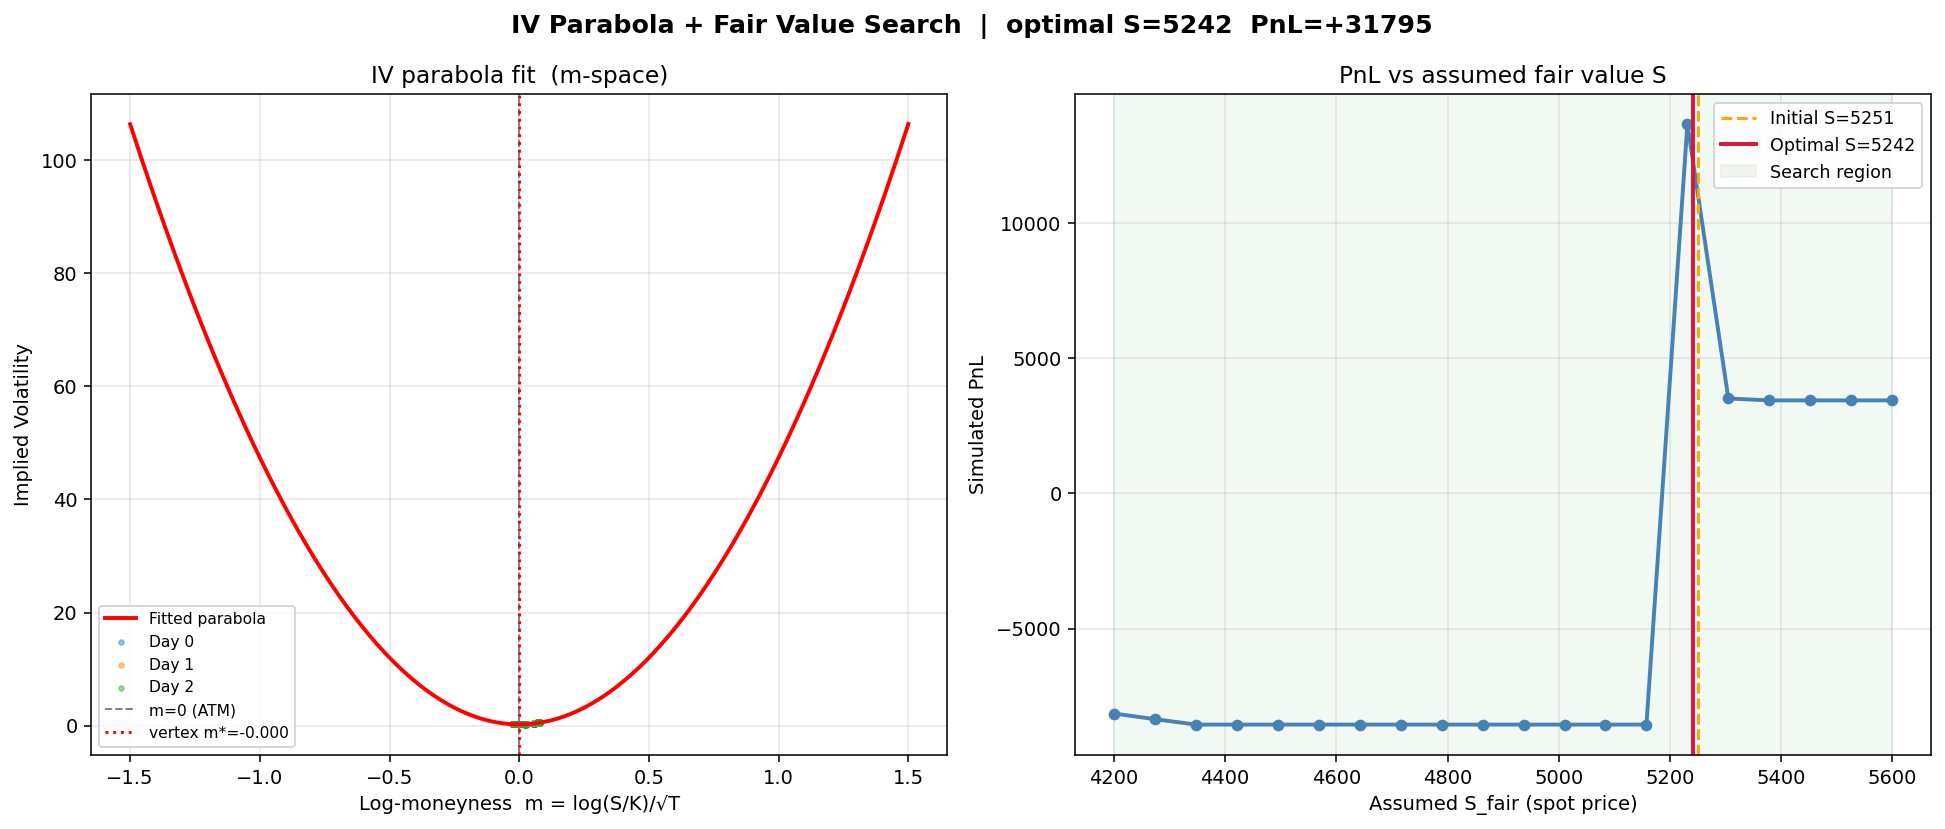

This figure's Python source:
"""
IV Fair-Value Binary Search
============================
1. Fit a parabola IV(m) = a*m^2 + b*m + c  where m = log(S/K)/sqrt(T)
   to the observed median IVs across the 3 days.
2. Backtest(S_fair): at each tick, for every active strike compute
   model_price = BS(S_fair, K, T, IV_parabola(m)); if model > ask → buy,
   if model < bid → sell; mark residual positions to mid at day-end.
   Returns total PnL.
3. Binary search S_fair in the "pipe chamber" flat region [4500, 5500]
   to maximize PnL.
"""

import os, sys
import numpy as np
import pandas as pd
import matplotlib.pyplot as plt
from scipy.stats import norm
from scipy.optimize import brentq, minimize_scalar

HERE     = os.path.dirname(os.path.abspath(__file__))
DATA_DIR = os.path.join(HERE, "..", "data", "ROUND_3")
sys.path.insert(0, os.path.join(HERE, "..", "dashboard"))

# ── Constants ─────────────────────────────────────────────────────────────────
DAYS         = [0, 1, 2]
TTE_START    = {0: 7.0, 1: 6.0, 2: 5.0}
UNDERLYING   = "VELVETFRUIT_EXTRACT"
ALL_STRIKES  = [4000, 4500, 5000, 5100, 5200, 5300, 5400, 5500, 6000, 6500]
# Near-ATM only — deep ITM (4000) and far OTM (6000, 6500) distort the smile fit
SMILE_STRIKES = [4500, 5000, 5100, 5200, 5300, 5400, 5500]
ACTIVE_STRIKES = [4500, 5000, 5100, 5200, 5300, 5400, 5500]  # traded in sim

POS_CAP    = 50     # per-strike position limit
TRADE_SIZE = 10     # units per signal
EOD_BUFFER = 50_000 # ticks before day-end to stop new positions

# ── Black-Scholes ─────────────────────────────────────────────────────────────
def bs_call(S, K, T, sigma, r=0.0):
    if T <= 1e-9 or sigma <= 1e-9 or S <= 0:
        return max(S - K, 0.0)
    T_yr = T / 252.0
    d1 = (np.log(S / K) + (r + 0.5 * sigma**2) * T_yr) / (sigma * np.sqrt(T_yr))
    d2 = d1 - sigma * np.sqrt(T_yr)
    return float(S * norm.cdf(d1) - K * np.exp(-r * T_yr) * norm.cdf(d2))

def bs_iv(C_mkt, S, K, T, r=0.0):
    intrinsic = max(S - K, 0.0)
    if C_mkt <= intrinsic + 1e-6 or T <= 1e-9 or S <= 0:
        return np.nan
    C_mkt = max(C_mkt, intrinsic + 1e-6)
    def obj(s): return bs_call(S, K, T, s, r) - C_mkt
    try:
        lo, hi = obj(1e-4), obj(10.0)
        if np.sign(lo) == np.sign(hi):
            return np.nan
        return brentq(obj, 1e-4, 10.0, xtol=1e-6, maxiter=200)
    except Exception:
        return np.nan

# ── Data loading ──────────────────────────────────────────────────────────────
def load_prices():
    frames = []
    for day in DAYS:
        df = pd.read_csv(os.path.join(DATA_DIR, f"prices_round_3_day_{day}.csv"), sep=";")
        df.columns = df.columns.str.strip()
        df["data_day"] = day
        df["TTE"] = TTE_START[day] - df["timestamp"] / 1_000_000
        frames.append(df)
    df = pd.concat(frames, ignore_index=True)
    return df[df["mid_price"] > 0].copy()

prices = load_prices()
px_vf  = prices[prices["product"] == UNDERLYING].copy()
px_vev = prices[prices["product"].str.startswith("VEV_")].copy()
px_vev["strike"] = px_vev["product"].str.replace("VEV_", "").astype(float)

# Merge nearest underlying price
vev_parts = []
for day in DAYS:
    sub_vev = px_vev[px_vev["data_day"] == day].copy()
    sub_vf  = (px_vf[px_vf["data_day"] == day][["timestamp","mid_price"]]
               .rename(columns={"mid_price":"S"}).sort_values("timestamp"))
    sub_vev = sub_vev.sort_values("timestamp")
    vev_parts.append(pd.merge_asof(sub_vev, sub_vf, on="timestamp", direction="nearest"))
px_vev_e = pd.concat(vev_parts, ignore_index=True)

print(f"Loaded {len(px_vev_e):,} option ticks across {len(DAYS)} days.")

# ── Compute IVs using the observed S ─────────────────────────────────────────
print("Computing IVs …")
sample = px_vev_e[px_vev_e["strike"].isin(SMILE_STRIKES)].iloc[::10].copy()

def compute_iv_row(r):
    return bs_iv(r["mid_price"], r["S"], r["strike"], r["TTE"])

sample["IV"] = sample.apply(compute_iv_row, axis=1)
sample["m"]  = sample.apply(
    lambda r: np.log(r["S"]/r["strike"])/np.sqrt(max(r["TTE"],0.01))
    if r["S"] > 0 and r["strike"] > 0 else np.nan, axis=1)
sample = sample[sample["IV"].notna() & (sample["IV"] < 5)].copy()

# ── Fit parabola  IV = a*m^2 + b*m + c ───────────────────────────────────────
# Fit to all days combined (single global smile)
valid = sample.dropna(subset=["m","IV"])
coeffs = np.polyfit(valid["m"], valid["IV"], 2)
a, b, c = coeffs
print(f"\nGlobal parabola  IV(m) = {a:.4f}·m² + {b:.4f}·m + {c:.4f}")
print(f"Vertex (ATM) at m* = {-b/(2*a):.4f}  (=0 means parabola centred at ATM)")

# The m-vertex corresponds to K* = S * exp(-sqrt(T) * b/(2a))
# Using median TTE and median S as reference:
med_S   = px_vf["mid_price"].median()
med_T   = px_vev_e["TTE"].median()
m_star  = -b / (2*a)
K_star  = med_S * np.exp(-np.sqrt(med_T) * m_star)
print(f"Using median S={med_S:.1f}, median TTE={med_T:.2f}:")
print(f"IV minimum at strike K* ≈ {K_star:.0f}")
print(f"=> Initial S_fair guess: {K_star:.0f}  (the parabola minimum in strike space)")

def parabola_iv(S_fair, K, T):
    """Parabolic IV at (S_fair, K, T) using fitted coefficients."""
    T_safe = max(T, 0.01)
    m = np.log(S_fair / K) / np.sqrt(T_safe)
    iv = a * m**2 + b * m + c
    return max(iv, 0.005)

# ── Backtest ──────────────────────────────────────────────────────────────────
def backtest(S_fair, verbose=False):
    """
    Simulate options MM using parabola IV centered at S_fair.
    Returns total PnL (fill improvement + EOD mark-to-mid).
    """
    total_pnl = 0.0

    for day in DAYS:
        pos    = {K: 0 for K in ACTIVE_STRIKES}   # positions
        cash   = {K: 0.0 for K in ACTIVE_STRIKES}
        eod_ts = TTE_START[day] * 1_000_000 - EOD_BUFFER

        day_data = px_vev_e[px_vev_e["data_day"] == day].copy()
        day_data = day_data[day_data["strike"].isin(ACTIVE_STRIKES)].sort_values("timestamp")

        for ts, grp in day_data.groupby("timestamp"):
            is_eod = ts > eod_ts
            for _, row in grp.iterrows():
                K   = row["strike"]
                TTE = row["TTE"]
                if TTE <= 0:
                    continue

                bid1 = row.get("bid_price_1", np.nan)
                ask1 = row.get("ask_price_1", np.nan)
                mid  = row["mid_price"]

                if pd.isna(bid1) or pd.isna(ask1) or bid1 <= 0 or ask1 <= 0:
                    continue

                model = bs_call(S_fair, K, TTE, parabola_iv(S_fair, K, TTE))

                if is_eod:
                    # Flatten at mid
                    p = pos[K]
                    if p != 0:
                        cash[K] += p * mid
                        pos[K]   = 0
                    continue

                # Buy signal: model above ask → cheap option, buy
                if model > ask1 and pos[K] < POS_CAP:
                    qty = min(TRADE_SIZE, POS_CAP - pos[K])
                    pos[K]  += qty
                    cash[K] -= ask1 * qty

                # Sell signal: model below bid → expensive option, sell
                elif model < bid1 and pos[K] > -POS_CAP:
                    qty = min(TRADE_SIZE, pos[K] + POS_CAP)
                    pos[K]  -= qty
                    cash[K] += bid1 * qty

        # Mark residual positions to final mid of the day
        final_mids = (day_data.groupby("strike")["mid_price"].last())
        for K in ACTIVE_STRIKES:
            p = pos[K]
            if p != 0:
                fmid = final_mids.get(K, np.nan)
                if not np.isnan(fmid):
                    cash[K] += p * fmid
                pos[K] = 0
            total_pnl += cash[K]

        if verbose:
            day_pnl = sum(cash.values())
            print(f"  Day {day}: PnL = {day_pnl:+.1f}")

    return total_pnl

# ── Initial estimate ──────────────────────────────────────────────────────────
S0 = K_star
print(f"\n{'='*60}")
print(f"STARTING S_fair = {S0:.1f}")
pnl0 = backtest(S0, verbose=True)
print(f"Total PnL @ S_fair={S0:.1f} → {pnl0:+.1f}")

# ── Binary search over [4200, 5600] ──────────────────────────────────────────
# The "pipe chamber" flat region on the IV curve spans roughly 4500–5500.
S_LO, S_HI = 4200.0, 5600.0
N_COARSE    = 20   # coarse grid first

print(f"\n{'='*60}")
print(f"Coarse grid search over S_fair in [{S_LO:.0f}, {S_HI:.0f}] …")
grid = np.linspace(S_LO, S_HI, N_COARSE)
pnls = [backtest(s) for s in grid]

for s, p in zip(grid, pnls):
    bar = "█" * int(max(0, p) / 500)
    print(f"  S={s:7.1f}  PnL={p:+9.1f}  {bar}")

best_idx   = int(np.argmax(pnls))
best_coarse = grid[best_idx]
print(f"\nCoarse best: S_fair = {best_coarse:.1f}  PnL = {pnls[best_idx]:+.1f}")

# Fine binary search (golden section / scipy minimize_scalar)
print(f"\nFine search in [{grid[max(0,best_idx-1)]:.1f}, {grid[min(N_COARSE-1,best_idx+1)]:.1f}] …")
fine_lo = grid[max(0, best_idx - 1)]
fine_hi = grid[min(N_COARSE - 1, best_idx + 1)]

res = minimize_scalar(lambda s: -backtest(s),
                      bounds=(fine_lo, fine_hi),
                      method="bounded",
                      options={"xatol": 10.0, "maxiter": 20})
S_opt = res.x
pnl_opt = -res.fun

print(f"\n{'='*60}")
print(f"OPTIMAL S_fair = {S_opt:.1f}   max PnL = {pnl_opt:+.1f}")
print(f"(vs initial S_fair={S0:.1f}  PnL={pnl0:+.1f})")
print(f"\nRunning verbose backtest at optimal S_fair …")
_ = backtest(S_opt, verbose=True)

# ── Visualise parabola + search results ─────────────────────────────────────
fig, axes = plt.subplots(1, 2, figsize=(14, 6))

# Panel A: fitted parabola + data
ax = axes[0]
m_grid = np.linspace(-1.5, 1.5, 300)
ax.plot(m_grid, np.polyval(coeffs, m_grid), "r-", lw=2, label="Fitted parabola")
COLORS_DAY = {0: "#1f77b4", 1: "#ff7f0e", 2: "#2ca02c"}
for day in DAYS:
    sub = sample[sample["data_day"] == day]
    ax.scatter(sub["m"], sub["IV"], s=6, alpha=0.4, color=COLORS_DAY[day], label=f"Day {day}")
ax.set_xlabel("Log-moneyness  m = log(S/K)/√T")
ax.set_ylabel("Implied Volatility")
ax.set_title("IV parabola fit  (m-space)")
ax.axvline(0, color="gray", ls="--", lw=1, label="m=0 (ATM)")
ax.axvline(m_star, color="red", ls=":", lw=1.5, label=f"vertex m*={m_star:.3f}")
ax.legend(fontsize=8)
ax.grid(alpha=0.3)

# Panel B: PnL vs S_fair
ax = axes[1]
ax.plot(grid, pnls, "o-", color="steelblue", lw=2, ms=5)
ax.axvline(S0,   color="orange", ls="--", lw=1.5, label=f"Initial S={S0:.0f}")
ax.axvline(S_opt, color="crimson", ls="-",  lw=2,   label=f"Optimal S={S_opt:.0f}")
ax.axvspan(S_LO, S_HI, alpha=0.05, color="green", label="Search region")
ax.set_xlabel("Assumed S_fair (spot price)")
ax.set_ylabel("Simulated PnL")
ax.set_title("PnL vs assumed fair value S")
ax.legend(fontsize=9)
ax.grid(alpha=0.3)

fig.suptitle(f"IV Parabola + Fair Value Search  |  optimal S={S_opt:.0f}  PnL={pnl_opt:+.0f}",
             fontsize=13, fontweight="bold")
fig.tight_layout()

out = os.path.join(HERE, "iv_fair_value_search.png")
fig.savefig(out, dpi=140, bbox_inches="tight")
print(f"\nPlot saved → {out}")
plt.show()

print(f"\n{'='*60}")
print("SUMMARY")
print(f"  Parabola:    IV(m) = {a:.4f}·m² + {b:.4f}·m + {c:.4f}")
print(f"  Vertex m*  = {m_star:.4f}")
print(f"  Initial S  = {S0:.1f}  (parabola minimum in strike space)")
print(f"  Optimal S  = {S_opt:.1f}  (maximises backtest PnL)")
print(f"  PnL lift   = {pnl_opt - pnl0:+.1f}")
